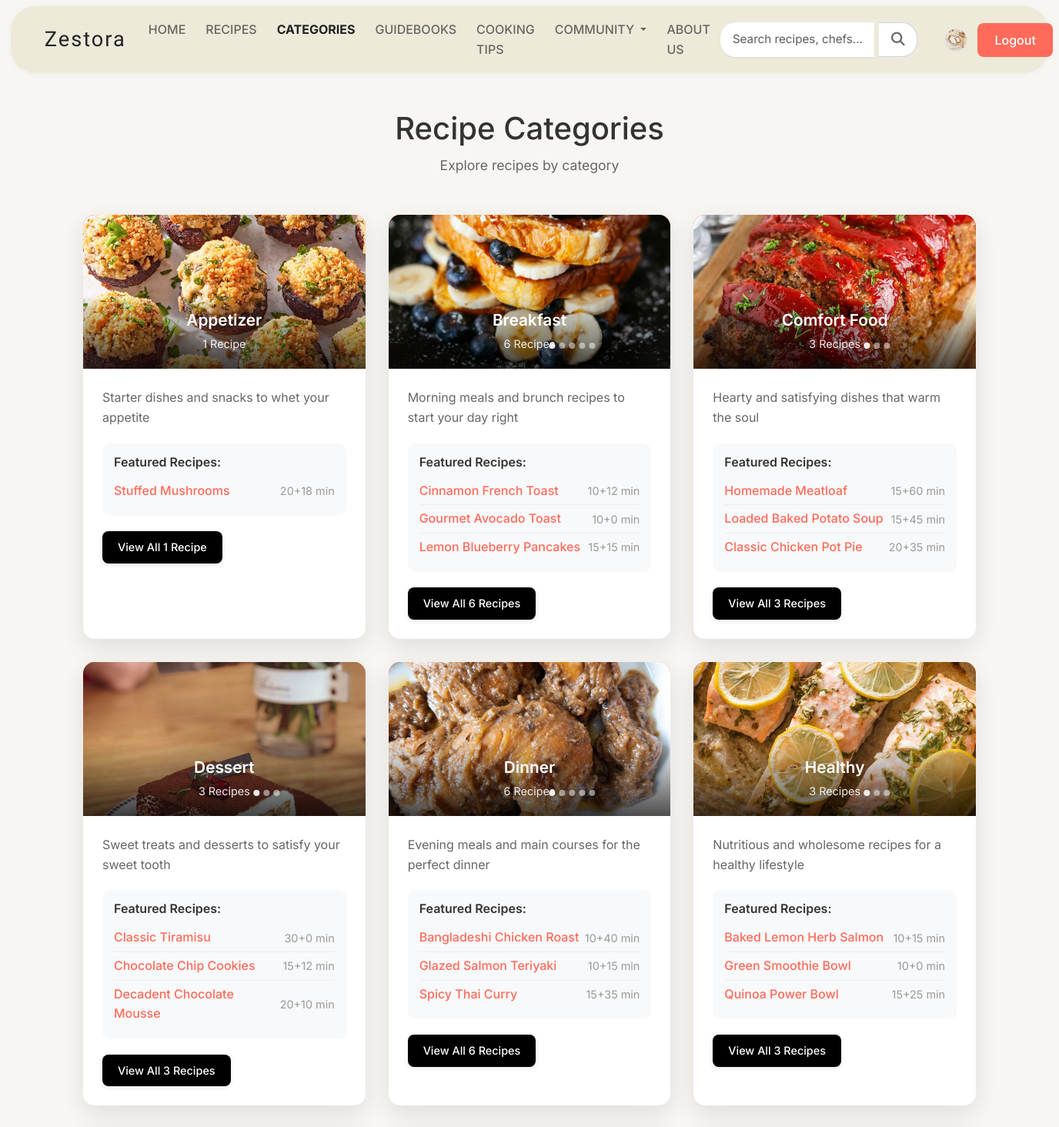
The app's page /recipes/categories/ (signed in, upper part) with its own data.
### userprofile/models.py (models this page shows, shortened)
class UserProfile(models.Model):
    user = models.OneToOneField(User, on_delete=models.CASCADE, related_name='profile')
    profile_image = models.ImageField(upload_to='profile_images/', blank=True, null=True)
    bio = models.TextField(max_length=500, blank=True)
    location = models.CharField(max_length=100, blank=True)
    phone = models.CharField(max_length=20, blank=True)
    date_of_birth = models.DateField(null=True, blank=True)
    website = models.URLField(max_length=200, blank=True)
    created_at = models.DateTimeField(auto_now_add=True)
    updated_at = models.DateTimeField(auto_now=True)

### recipes/models.py (models this page shows, shortened)
class Recipe(models.Model):
    DIFFICULTY_CHOICES = [
        ('easy', 'Easy'),
        ('medium', 'Medium'),
        ('hard', 'Hard'),
    ]
    title = models.CharField(max_length=200)
    slug = models.SlugField(unique=True)
    description = models.TextField()
    ingredients = models.TextField()
    instructions = models.TextField()
    prep_time = models.IntegerField(help_text="Preparation time in minutes")
    cook_time = models.IntegerField(help_text="Cooking time in minutes")
    servings = models.IntegerField()
    difficulty = models.CharField(max_length=10, choices=DIFFICULTY_CHOICES)
    category = models.ForeignKey(Category, on_delete=models.CASCADE)
    image = models.ImageField(upload_to='recipes/', blank=True, null=True)
    author = models.ForeignKey(User, on_delete=models.CASCADE)
    featured = models.BooleanField(default=False)
    created_at = models.DateTimeField(auto_now_add=True)
    updated_at = models.DateTimeField(auto_now=True)

class Category(models.Model):
    name = models.CharField(max_length=100)
    slug = models.SlugField(unique=True)
    description = models.TextField(blank=True)
    image = models.ImageField(upload_to='categories/', blank=True, null=True)
    created_at = models.DateTimeField(auto_now_add=True)
    class Meta:
        verbose_name_plural = "Categories"

### recipes/views.py (the view)
# urls.py: path('categories/', views.category_list, name='category_list'),
def category_list(request):
    categories = Category.objects.all().order_by('name')
    categories_with_recipes = []
    for category in categories:
        category_recipes = Recipe.objects.filter(category=category).order_by('-created_at')
        sample_recipes = category_recipes[:5]  # Get up to 5 for carousel
        display_recipes = category_recipes[:3]  # Limit to 3 for display list
        categories_with_recipes.append({
            'category': category,
            'recipe_count': category_recipes.count(),
            'sample_recipes': sample_recipes,  # For carousel
            'display_recipes': display_recipes  # For text list
        })
    return render(request, 'recipes/category_list.html', {
        'categories_with_recipes': categories_with_recipes,
        'categories': categories,  # Keep for backward compatibility
        'active_page': 'categories'
    })

### templates/recipes/category_list.html (shortened to what this page needs)
{% extends 'base.html' %}
{% load static %}
{% block content %}
<div class="container">
    <div class="page-header">
        <h1>Recipe Categories</h1>
        <p>Explore recipes by category</p>
    </div>
    <div class="categories-grid">
        {% for category_data in categories_with_recipes %}
        {% with category=category_data.category %}
        <div class="category-card">
            <div class="category-image">
                {% if category.image %}
                    <img src="{{ category.image.url }}" alt="{{ category.name }}">
                {% elif category_data.sample_recipes %}
                    <div class="recipe-carousel" data-category="{{ category.id }}">
                        {% for recipe in category_data.sample_recipes %}
                            {% if recipe.image %}
                                {% load static %}
                                {% if recipe.image.name|slice:":8" == "recipes/" %}
                                    <img src="{{ recipe.image.url }}" alt="{{ recipe.title }}" class="carousel-image{% if forloop.first %} active{% endif %}">
                                {% else %}
                                    <img src="{% static recipe.image %}" alt="{{ recipe.title }}" class="carousel-image{% if forloop.first %} active{% endif %}">
                                {% endif %}
                            {% endif %}
                        {% endfor %}
                        {% if category_data.sample_recipes|length > 1 %}
                            <div class="carousel-indicators">
                                {% for recipe in category_data.sample_recipes %}
                                    {% if recipe.image %}
                                        <span class="indicator{% if forloop.first %} active{% endif %}" data-slide="{{ forloop.counter0 }}"></span>
                                    {% endif %}
                                {% endfor %}
                            </div>
                        {% endif %}
                    </div>
                {% else %}
                    <div class="placeholder-image">🍽️</div>
                {% endif %}
                <div class="category-overlay">
                    <h3 class="category-title">{{ category.name }}</h3>
                    <span class="recipe-count">{{ category_data.recipe_count }} Recipe{{ category_data.recipe_count|pluralize }}</span>
                </div>
            </div>
            <div class="category-content">
                <p>{{ category.description|default:"Delicious recipes in this category" }}</p>
                {% if category_data.display_recipes %}
                    <div class="sample-recipes">
                        <h4>Featured Recipes:</h4>
                        <ul class="recipe-list">
                            {% for recipe in category_data.display_recipes %}
                            <li class="recipe-item">
                                <a href="{% url 'recipes:recipe_detail' recipe.slug %}">{{ recipe.title }}</a>
                                <span class="recipe-time">{{ recipe.prep_time }}+{{ recipe.cook_time }} min</span>
                            </li>
                            {% endfor %}
                        </ul>
                    </div>
                {% endif %}
                {% if category.slug %}
                    <a href="{% url 'recipes:category_detail' category.slug %}" class="btn btn-primary">
                        View All {{ category_data.recipe_count }} Recipe{{ category_data.recipe_count|pluralize }}
                    </a>
                {% else %}
                    <span class="btn btn-disabled">No recipes available</span>
                {% endif %}
            </div>
        </div>
        {% endwith %}
        {% empty %}
        <div class="no-categories">
            <h3>No categories available yet</h3>
            <p>Check back later for recipe categories!</p>
        </div>
        {% endfor %}
    </div>
</div>
{% endblock %}

### templates/navbar.html (shortened to what this page needs)
<nav class="navbar navbar-expand-lg custom-navbar">
  <div class="container-fluid">
    <a class="navbar-brand" href="{% url 'home' %}">Zestora</a>
    <div class="collapse navbar-collapse" id="navbarNav">
      <ul class="navbar-nav me-auto">
        <li class="nav-item">
          <a class="nav-link{% if active_page == 'home' %} active{% endif %}" href="{% url 'home' %}">HOME</a>
        </li>
        <li class="nav-item">
          <a class="nav-link{% if active_page == 'recipes' %} active{% endif %}" href="{% url 'recipes:recipe_list' %}">RECIPES</a>
        </li>
        <li class="nav-item">
          <a class="nav-link{% if active_page == 'categories' %} active{% endif %}" href="{% url 'recipes:category_list' %}">CATEGORIES</a>
        </li>
        <li class="nav-item">
          <a class="nav-link{% if active_page == 'guidebooks' %} active{% endif %}" href="{% url 'guidebooks' %}">GUIDEBOOKS</a>
        </li>
        <li class="nav-item">
          <a class="nav-link{% if active_page == 'cooking_tips' %} active{% endif %}" href="{% url 'tips:tip_list' %}">COOKING TIPS</a>
        </li>
        <li class="nav-item dropdown">
          <a class="nav-link dropdown-toggle{% if active_page == 'community' %} active{% endif %}" href="#" role="button" data-bs-toggle="dropdown" aria-expanded="false">
            COMMUNITY
          </a>
        </li>
        <li class="nav-item">
          <a class="nav-link{% if active_page == 'about' %} active{% endif %}" href="{% url 'about' %}">ABOUT US</a>
        </li>
      </ul>
      <div class="d-flex align-items-center gap-3">
        <div class="navbar-search-container">
          <form method="GET" action="{% url 'search' %}" class="d-flex search-form">
            <div class="navbar-search-input-group">
              <input type="text" name="q" placeholder="Search recipes, chefs..." class="form-control search-input" id="navbar-search-input" autocomplete="off">
              <button type="submit" class="btn search-btn">
                <i class="fas fa-search"></i>
              </button>
            </div>
          </form>
        </div>
        <div class="auth-buttons">
          {% if user.is_authenticated %}
            <a href="{% url 'userprofile:profile' username=user.username %}" class="btn btn-user-icon" title="My Profile">
              {% if user.profile.profile_image %}
                <img src="{{ user.profile.profile_image.url }}" alt="{{ user.username }}" class="navbar-profile-img">
              {% else %}
                <div class="navbar-profile-placeholder">
                  {{ user.first_name.0|default:user.username.0|upper }}
                </div>
              {% endif %}
            </a>
            <a href="{% url 'logout' %}" class="btn btn-outline-secondary">Logout</a>
          {% else %}
            <a href="{% url 'login' %}" class="btn btn-outline-secondary">Login</a>
            <a href="{% url 'signup' %}" class="btn btn-primary">Sign Up</a>
          {% endif %}
        </div>
      </div>
    </div>
  </div>
</nav>

### static/css/styles.css (style rules this page uses)
.navbar { width: 98%; margin: 8px auto; display: flex; align-items: center; justify-content: space-between; background: #edeada; border-radius: 32px; padding: 10px 32px; box-sizing: border-box; box-shadow: 0 1px 8px rgba(0,0,0,0.04); }
.search-input { padding: 7px 13px; border-radius: 12px; border: none; outline: none; background: #fff; font-size: 1em; color: #333; box-shadow: 0 1px 3px rgba(0,0,0,0.07); width: 125px; transition: width 0.2s; }
.search-btn { background: none; border: none; font-size: 1.1em; cursor: pointer; margin-left: 6px; }
.auth-buttons { display: flex; align-items: center; gap: 10px; }
.auth-buttons .btn { padding: 8px 20px; border-radius: 8px; font-size: 1em; font-weight: 500; cursor: pointer; transition: background 0.14s; }
.btn.btn-primary { background: #000; color: #fff; border: none; box-shadow: 0 2px 6px rgba(0,0,0,0.09); }
* { margin: 0; padding: 0; box-sizing: border-box; }
body { font-family: 'Inter', sans-serif; line-height: 1.6; color: #333; background-color: #f8f6f3; }
.btn { text-decoration: none; padding: 0.75rem 1.5rem; border-radius: 8px; font-weight: 500; font-size: 0.9rem; transition: all 0.3s ease; border: 2px solid transparent; cursor: pointer; display: inline-block; }
.btn-primary { background: #e85a4f; color: white; border-color: #e85a4f; }

### static/css/navbar_footer.css (style rules this page uses)
.navbar { width: 98%; margin: 8px auto; display: flex; align-items: center; justify-content: space-between; background: #edeada; border-radius: 32px; padding: 10px 32px; box-sizing: border-box; box-shadow: 0 1px 8px rgba(0,0,0,0.04); }
.search-input { padding: 7px 13px; border-radius: 12px; border: none; outline: none; background: #fff; font-size: 1em; color: #333; box-shadow: 0 1px 3px rgba(0,0,0,0.07); width: 125px; transition: width 0.2s; }
.search-btn { background: none; border: none; font-size: 1.1em; cursor: pointer; margin-left: 6px; }
.auth-buttons { display: flex; align-items: center; gap: 10px; }
.auth-buttons .btn { padding: 8px 20px; border-radius: 8px; font-size: 1em; font-weight: 500; cursor: pointer; transition: background 0.14s; }
.btn.btn-primary { background: #000; color: #fff; border: none; box-shadow: 0 2px 6px rgba(0,0,0,0.09); }
.custom-navbar { background: #edeada !important; border-radius: 32px; margin: 8px auto; width: 98%; box-shadow: 0 1px 8px rgba(0,0,0,0.04); padding: 10px 32px; }
.navbar-brand { font-family: "Jaro", sans-serif !important; font-optical-sizing: auto; font-weight: 400; font-style: normal; font-size: 1.7em !important; color: #222 !important; letter-spacing: 2px; }
.navbar-nav .nav-link { color: #686760 !important; font-weight: 500 !important; font-size: 1em !important; padding: 8px 13px !important; transition: color 0.17s; }
.navbar-nav .nav-link.active { color: #222 !important; font-weight: bold !important; }
.search-form { margin-right: 1rem; }
.search-input { border-radius: 20px 0 0 20px !important; border-right: none !important; padding: 8px 16px !important; font-size: 0.95em; min-width: 200px; }
.search-btn { border-radius: 0 20px 20px 0 !important; background: #fff !important; border: 1px solid #ced4da !important; border-left: none !important; color: #666 !important; padding: 8px 16px !important; }
.btn-user-icon { background: transparent !important; color: #666 !important; border: none !important; padding: 3px !important; border-radius: 50% !important; transition: all 0.2s; width: 36px !important; height: 36px !important; display: flex !important; align-items: center !important; justify-content: center !important; }
.navbar-profile-img { width: 30px; height: 30px; border-radius: 50%; object-fit: cover; border: 1px solid #e0e0e0; }
.navbar-search-container { position: relative; }
.navbar-search-input-group { position: relative; display: flex; }
.btn-outline-secondary { border-radius: 8px !important; font-weight: 500 !important; }
.btn-primary { background: #000 !important; border-color: #000 !important; border-radius: 8px !important; font-weight: 500 !important; }

### records on screen
Category: category.name "Appetizer", recipe_count "1", category.description "Starter dishes and snacks to whet your appetite"
Recipe: shows a picture, title "Stuffed Mushrooms", prep_time "20", cook_time "18"
Category: category.name "Breakfast", recipe_count "6", category.description "Morning meals and brunch recipes to start your day right"
Recipe: image (picture), title "Cinnamon French Toast", prep_time "10", cook_time "12"
Recipe: title "Gourmet Avocado Toast", prep_time "10", cook_time "0"
Recipe: title "Lemon Blueberry Pancakes", prep_time "15", cook_time "15"
Category: category.name "Comfort Food", recipe_count "3", category.description "Hearty and satisfying dishes that warm the soul"
Recipe: shows a picture, title "Homemade Meatloaf", prep_time "15", cook_time "60"
Recipe: title "Loaded Baked Potato Soup", prep_time "15", cook_time "45"
Recipe: title "Classic Chicken Pot Pie", prep_time "20", cook_time "35"
Category: category.name "Dessert", recipe_count "3", category.description "Sweet treats and desserts to satisfy your sweet tooth"
Recipe: image (picture), title "Classic Tiramisu", prep_time "30", cook_time "0"
Recipe: title "Chocolate Chip Cookies", prep_time "15", cook_time "12"
Recipe: title "Decadent Chocolate Mousse", prep_time "20", cook_time "10"
Category: category.name "Dinner", recipe_count "6", category.description "Evening meals and main courses for the perfect dinner"
Recipe: image (picture), title "Bangladeshi Chicken Roast", prep_time "10", cook_time "40"
Recipe: title "Glazed Salmon Teriyaki", prep_time "10", cook_time "15"
Recipe: title "Spicy Thai Curry", prep_time "15", cook_time "35"
Category: category.name "Healthy", recipe_count "3", category.description "Nutritious and wholesome recipes for a healthy lifestyle"
Recipe: shows a picture, title "Baked Lemon Herb Salmon", prep_time "10", cook_time "15"
Recipe: title "Green Smoothie Bowl", prep_time "10", cook_time "0"
Recipe: title "Quinoa Power Bowl", prep_time "15", cook_time "25"
